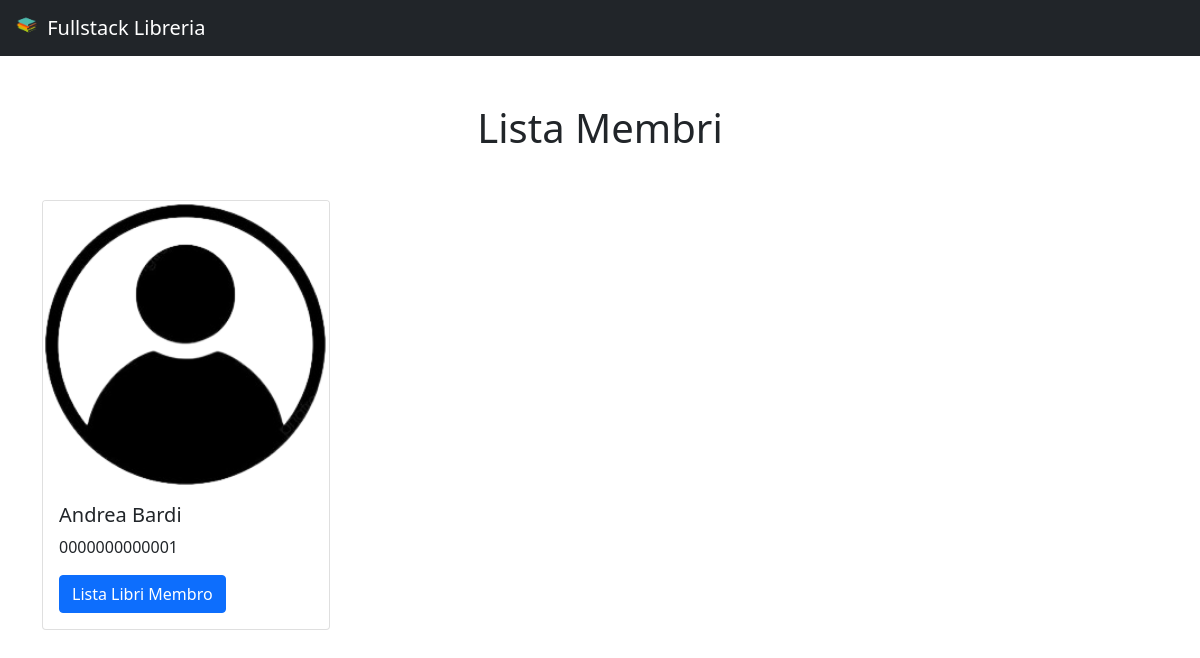
The app's page /libreria/list-members, older data.
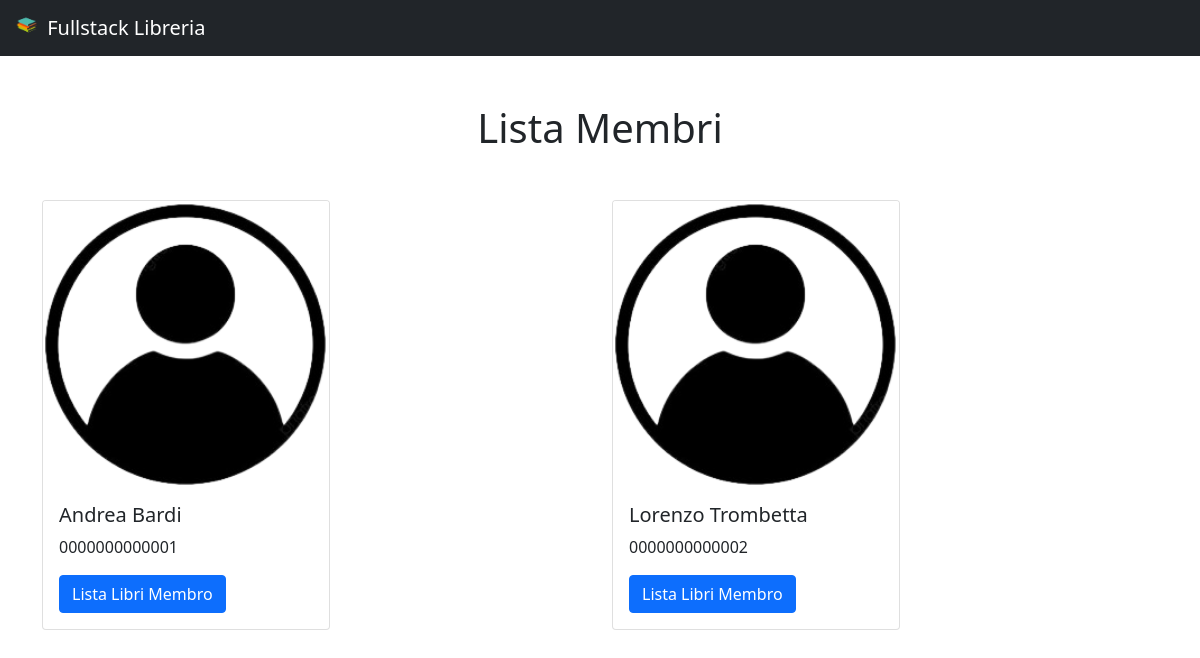
The same page, newer data.
### libreria/models.py (models this page shows, shortened)
class Membro(models.Model):
    member_id = models.CharField(max_length=13)
    name = models.CharField(max_length=40)

### libreria/views.py (the view)
# urls.py: path('list-members', views.lista_membri, name='lista_membri'),
def lista_membri(request):
    libri = Libro.objects.all()
    membri = Membro.objects.all()
    return render(request, 'libreria/list-members.html', {'libri':libri, 'membri':membri})

### libreria/templates/libreria/list-members.html (shortened to what this page needs)
{% extends 'libreria/common.html'%}
{% block content %}
<div class="container my-5 text-center" style="max-width:580px">
        <h1>Lista Membri</h1>
</div>
<div class="container">
        <div class="row">
            {% for membro in membri %}
            <div class="col-sm">
                <div class="card" style="width: 18rem;">
                    <img src="../../static/libreria/membro.png" class="card-img-top" alt="...">
                    <div class="card-body">
                        <h5 class="card-title">{{ membro.name }}</h5>
                        <p class="card-text">{{ membro.member_id }}</p>
                        <a href="{% url 'home' %}" class="btn btn-primary">Lista Libri Membro</a>
                    </div>
                </div>
            </div>
            {% endfor %}
        </div>
    </div>
{% endblock %}

### libreria/templates/libreria/common.html (shortened to what this page needs)
<!doctype html>
<html lang="en">
<head>
    {% load static %}
    <link rel="stylesheet" href={% static "libreria/style.css" %}>
    <link href="https://cdn.jsdelivr.net/npm/bootstrap@5.0.0-beta2/dist/css/bootstrap.min.css" rel="stylesheet"
>
</head>
<body>
    <nav class="navbar navbar-dark bg-dark">
        <div class="container-fluid">
            <a class="navbar-brand" href="{% url 'home' %}">
                {% load static %}
                <img src="{% static 'libreria/logo.png' %}" alt="" width="30" height="24" class="d-inline-block align-top">
                Fullstack Libreria
            </a>
        </div>
    </nav>
    {% block content %}
    {% endblock %}
</body>
</html>

Row changes from the older to the newer data that the page shows:
added Membro: name "Lorenzo Trombetta", member_id "0000000000002"
